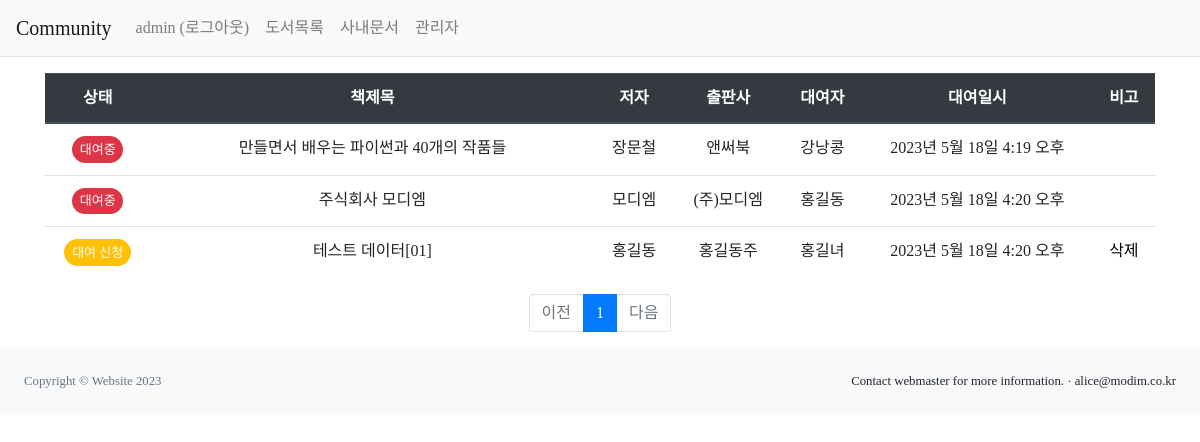
Screenshot of /community/book/listmng/ (signed in) with the database file from the repository.
### community/models.py (models this page shows, shortened)
class Borrow(models.Model):
    borrower = models.CharField(max_length=10)
    borrow_date = models.DateTimeField(auto_now_add=True)
    manager = models.ForeignKey(User, null=True, blank=True, on_delete=models.PROTECT, max_length=10)
    book = models.OneToOneField(Book, on_delete=models.RESTRICT)
    state = models.BooleanField(default=True)

class Book(models.Model):
    title = models.CharField(max_length=100)
    author = models.CharField(max_length=50)
    publisher = models.CharField(max_length=50)

### community/views.py (the view)
# urls.py: path('book/listmng/',views.book_listmng, name='book_listmng'),
@login_required(login_url='common:login')
@staff_member_required
def book_listmng(request):
    page = request.GET.get('page', '1') # 페이지
    Borrowlist = Borrow.objects.order_by('borrow_date')
    paginator = Paginator(Borrowlist, 10)
    page_obj = paginator.get_page(page)
    context = {'borrowlist': page_obj}
    return render(request, 'community/book_listmng.html', context)

### templates/community/book_listmng.html (shortened to what this page needs)
{% extends 'base.html' %}
{% block content %}
<section class="container my-3">
    <table class="table">
        <thead>
        <tr class="text-center thead-dark">
            <th>상태</th>
            <th style="width:40%">책제목</th>
            <th>저자</th>
            <th>출판사</th>
            <th>대여자</th>
            <th>대여일시</th>
            <th>비고</th>
        </tr>
        </thead>
        <tbody>
        {% if borrowlist %}
        {% for borrow in borrowlist %}
            {% if borrow.state %}
        <tr class="tr-mng-next text-center pointer mouseinout" value="check-out"
            data-uri="{% url 'community:book_listmng_sign' borrow.id%}">
            <td>
                <span class="badge rounded-pill bg-danger">대여중</span></td>
            {% else %}
        <tr class="tr-mng-next text-center pointer mouseinout" value="check-in"
            data-uri="{% url 'community:book_listmng_sign' borrow.id%}">
            <td>
                <span class="badge rounded-pill bg-warning">대여 신청</span></td>
            {% endif %}
            <td>{{ borrow.book.title }}</td>
            <td>{{ borrow.book.author }}</td>
            <td>{{ borrow.book.publisher }}</td>
            <td>{{ borrow.borrower }}</td>
            <td>{{ borrow.borrow_date }}</td>
            <td>
                <a href="#" class="tr-mng-delete" data-uri="{% url 'community:book_listmng_sign_del' borrow.id%}">
                    {% if not borrow.state %} 삭제
                    {% endif%}
                </a>
            </td>
        </tr>
        {% endfor %}
        {% else %}
        <tr>
            <td colspan="3">대여 리스트가 없습니다.</td>
        </tr>
        {% endif %}
        </tbody>
    </table>
    <ul class="pagination justify-content-center">
        {% if borrowlist.has_previous %}
        <li class="page-item">
            <a class="page-link" href="?page={{ borrowlist.previous_page_number }}">이전</a>
        </li>
        {% else %}
        <li class="page-item disabled">
            <a class="page-link" tabindex="-1" aria-disabled="true" href="#">이전</a>
        </li>
        {% endif %}
        {% for page_number in borrowlist.paginator.page_range %}
        {% if page_number >= borrowlist.number|add:-5 and page_number <= borrowlist.number|add:5 %}
            {% if page_number == borrowlist.number %}
            <li class="page-item active" aria-current="page">
                <a class="page-link"  href="?page={{ page_number }}"> {{ page_number }}</a>
            </li>
            {% else %}
            <li class="page-item">
                <a class="page-link" href="?page={{ page_number }}">{{ page_number }}</a>
            </li>
            {% endif %}
        {% endif %}
        {% endfor %}
        {% if borrowlist.has_next%}
        <li class="page-item">
            <a class="page-link" href="?page={{borrowlist.next_page_number}}">다음</a>
        </li>
        {% else %}
        <li class="page-item disabled">
            <a class="page-link" tabindex="-1" aria-disabled="true" href="#">다음</a>
        </li>
        {% endif %}
    </ul>
</section>
{% endblock %}

### templates/navbar.html (shortened to what this page needs)
<nav class="navbar navbar-expand-lg navbar-light bg-light border-bottom">
    <a class="navbar-brand" href="{% url 'index' %}">Community</a>
    <div class="collapse navbar-collapse flex-grow-0" id="navbarNav">
        <ul class="navbar-nav">
            <li class="nav-item">
                {% if user.is_authenticated %}
                <a class="nav-link" href="{% url 'common:logout' %}">
                    {{ user.username }} (로그아웃)
                </a>
                {% else %}
                <a class="nav-link" href="{% url 'common:login' %}">로그인</a>
                {% endif %}
            </li>
            <li>
                <a class="nav-link" href="{% url 'index' %}">도서목록</a>
            </li>
            <li>
                <a class="nav-link" href="#">사내문서</a>
            </li>
            {% if user.is_staff %}
            <li>
                <a class="nav-link" href="{% url 'community:book_listmng' %}">관리자</a>
            </li>
            {% endif %}
        </ul>
    </div>
</nav>

### static/style.css (style rules this page uses)
.badge { display: inline-block; padding: 0.52em 0.593em; font-size: 0.8125em; font-weight: 500; line-height: 1; color: #fff; text-align: center; white-space: nowrap; vertical-align: baseline; border-radius: 0.25rem; }
.pointer { cursor : pointer; }
a { color: black; }
body { font-family:NanumSquareNeo-Variable; }

### rows the page displays
Borrow: state "대여중", book "만들면서 배우는 파이썬과 40개의 작품들", book.author "장문철", book.publisher "앤써북", borrower "강낭콩", borrow_date "2023년 5월 18일 4:19 오후"
Borrow: state "대여중", book "주식회사 모디엠", book.author "모디엠", book.publisher "(주)모디엠", borrower "홍길동", borrow_date "2023년 5월 18일 4:20 오후"
Borrow: state "대여 신청", book "테스트 데이터[01]", book.author "홍길동", book.publisher "홍길동주", borrower "홍길녀", borrow_date "2023년 5월 18일 4:20 오후"

### other values shown
{{ user.username }} "admin"
{{ page_number }} "1"
